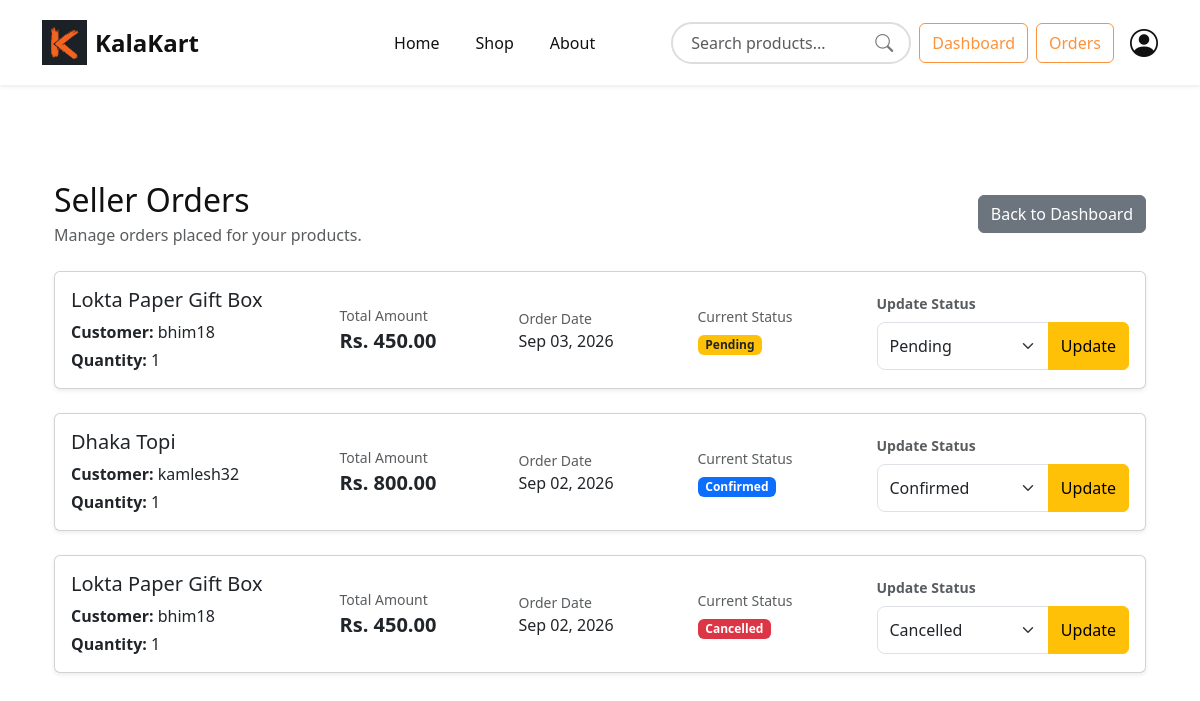
The app's page /orders/seller-orders/ (signed in) with its own data.
### orders/models.py (models this page shows, shortened)
class Order(models.Model):
    STATUS_CHOICES = (
        ('pending', 'Pending'),
        ('confirmed', 'Confirmed'),
        ('shipped', 'Shipped'),
        ('delivered', 'Delivered'),
        ('cancelled', 'Cancelled'),
    )
    user = models.ForeignKey(
        settings.AUTH_USER_MODEL,
        on_delete=models.CASCADE
    )
    product = models.ForeignKey(
        Product,
        on_delete=models.CASCADE
    )
    quantity = models.PositiveIntegerField(default=1)
    price = models.DecimalField(
        max_digits=10,
        decimal_places=2
    )
    total_price = models.DecimalField(
        max_digits=10,
        decimal_places=2
    )
    status = models.CharField(
        max_length=20,
        choices=STATUS_CHOICES,
        default='pending'
    )
    created_at = models.DateTimeField(
        auto_now_add=True
    )

### products/models.py (models this page shows, shortened)
class Product(models.Model):
    CATEGORY_CHOICES = (
        ('Painting', 'Painting'),
        ('Handicraft', 'Handicraft'),
        ('Jewelry', 'Jewelry'),
        ('Pottery', 'Pottery'),
        ('Wooden Art', 'Wooden Art'),
        ('Traditional Wear', 'Traditional Wear'),
    )
    seller = models.ForeignKey(
        CustomUser,
        on_delete=models.CASCADE
    )
    name = models.CharField(max_length=200)
    category = models.CharField(
        max_length=50,
        choices=CATEGORY_CHOICES
    )
    description = models.TextField()
    price = models.DecimalField(
        max_digits=10,
        decimal_places=2
    )
    stock = models.PositiveIntegerField()
    image = models.ImageField(
        upload_to='products/'
    )
    created_at = models.DateTimeField(auto_now_add=True)

### accounts/models.py (models this page shows, shortened)
class CustomUser(AbstractUser):
    USER_TYPE = (
        ('customer', 'Customer'),
        ('seller', 'Seller'),
    )
    user_type = models.CharField(
        max_length=10,
        choices=USER_TYPE,
        default='customer'
    )
    phone_number = models.CharField(
        max_length=15,
        blank=True,
        null=True
    )
    address = models.TextField(
        blank=True,
        null=True
    )
    profile_image = models.ImageField(
        upload_to='profiles/',
        blank=True,
        null=True
    )

### orders/views.py (the view)
@login_required
def SellerOrdersView(request):
    if request.user.user_type != "seller":
        messages.error(
            request,
            "Only sellers can access this page."
        )
        return redirect("home")
    orders = Order.objects.filter(
        product__seller=request.user
    ).order_by("-created_at")
    context = {
        "orders": orders,
    }
    return render(
        request,
        "orders/seller_orders.html",
        context
    )

### base_app/context_processors.py (called while the page is built)
def cart_count(request):
    if request.user.is_authenticated:
        items = Cart.objects.filter(user=request.user)
        count = sum(item.quantity for item in items)
    else:
        count = 0
    return {
        "cart_count": count
    }

### Template/orders/seller_orders.html (shortened to what this page needs)
{% extends 'base.html' %}
{% block content %}
<section class="container py-5">
<div class="d-flex justify-content-between align-items-center mb-4">
    <div>
        <h2 class="mb-1">Seller Orders</h2>
        <p class="text-muted mb-0">
            Manage orders placed for your products.
        </p>
    </div>
    <a
        href="{% url 'seller-dashboard' %}"
        class="btn btn-secondary"
    >
        Back to Dashboard
    </a>
</div>
{% if orders %}
    {% for order in orders %}
    <div class="card shadow-sm mb-4">
        <div class="card-body">
            <div class="row align-items-center g-3">
                <div class="col-lg-3 col-md-6">
                    <h5 class="mb-2">
                        {{ order.product.name }}
                    </h5>
                    <p class="mb-1">
                        <strong>Customer:</strong>
                        {{ order.user.username }}
                    </p>
                    <p class="mb-0">
                        <strong>Quantity:</strong>
                        {{ order.quantity }}
                    </p>
                </div>
                <div class="col-lg-2 col-md-6">
                    <small class="text-muted d-block">
                        Total Amount
                    </small>
                    <strong class="fs-5">
                        Rs. {{ order.total_price }}
                    </strong>
                </div>
                <div class="col-lg-2 col-md-6">
                    <small class="text-muted d-block">
                        Order Date
                    </small>
                    <span>
                        {{ order.created_at|date:"M d, Y" }}
                    </span>
                </div>
                <div class="col-lg-2 col-md-6">
                    <small class="text-muted d-block mb-1">
                        Current Status
                    </small>
                    {% if order.status == "pending" %}
                        <span class="badge bg-warning text-dark">
                            Pending
                        </span>
                    {% elif order.status == "confirmed" %}
                        <span class="badge bg-primary">
                            Confirmed
                        </span>
                    {% elif order.status == "shipped" %}
                        <span class="badge bg-info text-dark">
                            Shipped
                        </span>
                    {% elif order.status == "delivered" %}
                        <span class="badge bg-success">
                            Delivered
                        </span>
                    {% elif order.status == "cancelled" %}
                        <span class="badge bg-danger">
                            Cancelled
                        </span>
                    {% endif %}
                </div>
                <div class="col-lg-3 col-md-12">
                    <form
                        method="POST"
                        action="{% url 'update-order-status' order.id %}"
                    >
                        <label class="form-label small text-muted">
                            Update Status
                        </label>
                        <div class="input-group">
                            <select
                                name="status"
                                class="form-select"
                            >
                                <option
                                    value="pending"
                                    {% if order.status == "pending" %}selected{% endif %}
                                >
                                    Pending
                                </option>
                                <option
                                    value="confirmed"
                                    {% if order.status == "confirmed" %}selected{% endif %}
                                >
                                    Confirmed
                                </option>
                                <option
                                    value="cancelled"
                                    {% if order.status == "cancelled" %}selected{% endif %}
                                >
                                    Cancelled
                                </option>
                            </select>
                            <button
                                type="submit"
                                class="btn btn-warning"
                            >
                                Update
                            </button>
                        </div>
                    </form>
                </div>
            </div>
        </div>
    </div>
    {% endfor %}
{% endif %}
</section>
{% endblock %}

### Static/css/style.css (style rules this page uses)
:root { --bg-color: #ffffff; --navbar-color: #ffffff; --text-color: #111111; --main-color: #fb923c; }
body { background-color: var(--bg-color); color: var(--text-color); transition: 0.3s; }
.form-label { font-weight: 600; }
.form-control, .form-select { height: 48px; border-radius: 8px; }

### records on screen
Order: product.name "Lokta Paper Gift Box", user.username "bhim18", quantity "1", total_price "450.00", created_at "Sep 03, 2026", shows "Pending", status "Pending"
Order: product.name "Dhaka Topi", user.username "kamlesh32", quantity "1", total_price "800.00", created_at "Sep 02, 2026", shows "Confirmed", status "Confirmed"
Order: product.name "Lokta Paper Gift Box", user.username "bhim18", quantity "1", total_price "450.00", created_at "Sep 02, 2026", shows "Cancelled", status "Cancelled"
